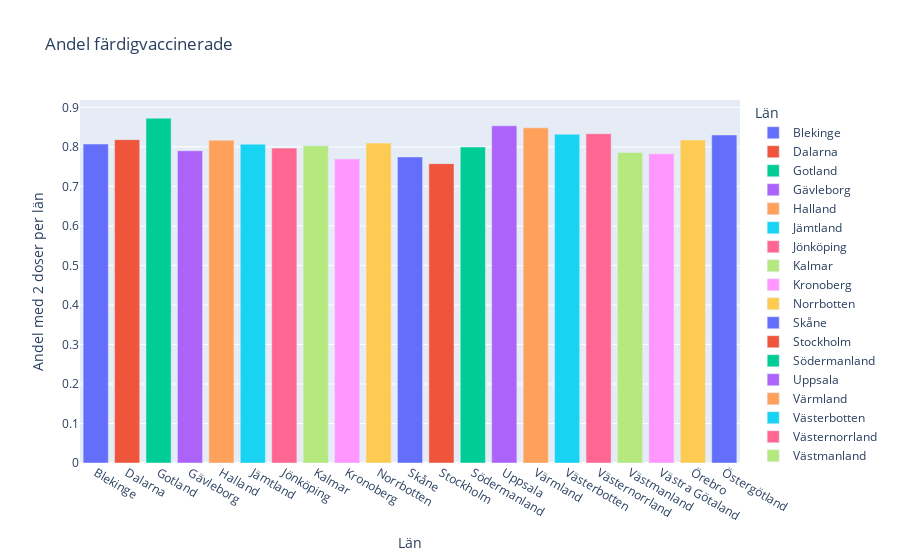

Notebook code for this chart:
### Code cell
fig2 = px.bar(vaccin_län, x="Län_namn", y="Andel färdigvaccinerade", color="Län_namn",
                  labels={"Län_namn":"Län", "Andel färdigvaccinerade": "Andel med 2 doser per län"},
                  title="Andel färdigvaccinerade")
fig2.show()
fig2.write_html("Visualiseringar/Uppgift2_Andel färdigvaccinerade.html")

### Figure 1 — Plotly figure (JSON) as saved in the notebook; plotly's stock layout.template omitted (floating-point values rounded to 4 significant figures)
{"data": [{"alignmentgroup": "True", "hovertemplate": "Län=%{x}<br>Andel med 2 doser per län=%{y}<extra></extra>", "legendgroup": "Blekinge", "marker": {"color": "#636efa", "pattern": {"shape": ""}}, "name": "Blekinge", "offsetgroup": "Blekinge", "orientation": "v", "showlegend": true, "textposition": "auto", "type": "bar", "x": ["Blekinge"], "xaxis": "x", "y": [0.8072], "yaxis": "y"}, {"alignmentgroup": "True", "hovertemplate": "Län=%{x}<br>Andel med 2 doser per län=%{y}<extra></extra>", "legendgroup": "Dalarna", "marker": {"color": "#EF553B", "pattern": {"shape": ""}}, "name": "Dalarna", "offsetgroup": "Dalarna", "orientation": "v", "showlegend": true, "textposition": "auto", "type": "bar", "x": ["Dalarna"], "xaxis": "x", "y": [0.8184], "yaxis": "y"}, {"alignmentgroup": "True", "hovertemplate": "Län=%{x}<br>Andel med 2 doser per län=%{y}<extra></extra>", "legendgroup": "Gotland", "marker": {"color": "#00cc96", "pattern": {"shape": ""}}, "name": "Gotland", "offsetgroup": "Gotland", "orientation": "v", "showlegend": true, "textposition": "auto", "type": "bar", "x": ["Gotland"], "xaxis": "x", "y": [0.8728], "yaxis": "y"}, {"alignmentgroup": "True", "hovertemplate": "Län=%{x}<br>Andel med 2 doser per län=%{y}<extra></extra>", "legendgroup": "Gävleborg", "marker": {"color": "#ab63fa", "pattern": {"shape": ""}}, "name": "Gävleborg", "offsetgroup": "Gävleborg", "orientation": "v", "showlegend": true, "textposition": "auto", "type": "bar", "x": ["Gävleborg"], "xaxis": "x", "y": [0.7902], "yaxis": "y"}, {"alignmentgroup": "True", "hovertemplate": "Län=%{x}<br>Andel med 2 doser per län=%{y}<extra></extra>", "legendgroup": "Halland", "marker": {"color": "#FFA15A", "pattern": {"shape": ""}}, "name": "Halland", "offsetgroup": "Halland", "orientation": "v", "showlegend": true, "textposition": "auto", "type": "bar", "x": ["Halland"], "xaxis": "x", "y": [0.8172], "yaxis": "y"}, {"alignmentgroup": "True", "hovertemplate": "Län=%{x}<br>Andel med 2 doser per län=%{y}<extra></extra>", "legendgroup": "Jämtland", "marker": {"color": "#19d3f3", "pattern": {"shape": ""}}, "name": "Jämtland", "offsetgroup": "Jämtland", "orientation": "v", "showlegend": true, "textposition": "auto", "type": "bar", "x": ["Jämtland"], "xaxis": "x", "y": [0.807], "yaxis": "y"}, {"alignmentgroup": "True", "hovertemplate": "Län=%{x}<br>Andel med 2 doser per län=%{y}<extra></extra>", "legendgroup": "Jönköping", "marker": {"color": "#FF6692", "pattern": {"shape": ""}}, "name": "Jönköping", "offsetgroup": "Jönköping", "orientation": "v", "showlegend": true, "textposition": "auto", "type": "bar", "x": ["Jönköping"], "xaxis": "x", "y": [0.797], "yaxis": "y"}, {"alignmentgroup": "True", "hovertemplate": "Län=%{x}<br>Andel med 2 doser per län=%{y}<extra></extra>", "legendgroup": "Kalmar", "marker": {"color": "#B6E880", "pattern": {"shape": ""}}, "name": "Kalmar", "offsetgroup": "Kalmar", "orientation": "v", "showlegend": true, "textposition": "auto", "type": "bar", "x": ["Kalmar"], "xaxis": "x", "y": [0.8027], "yaxis": "y"}, {"alignmentgroup": "True", "hovertemplate": "Län=%{x}<br>Andel med 2 doser per län=%{y}<extra></extra>", "legendgroup": "Kronoberg", "marker": {"color": "#FF97FF", "pattern": {"shape": ""}}, "name": "Kronoberg", "offsetgroup": "Kronoberg", "orientation": "v", "showlegend": true, "textposition": "auto", "type": "bar", "x": ["Kronoberg"], "xaxis": "x", "y": [0.7695], "yaxis": "y"}, {"alignmentgroup": "True", "hovertemplate": "Län=%{x}<br>Andel med 2 doser per län=%{y}<extra></extra>", "legendgroup": "Norrbotten", "marker": {"color": "#FECB52", "pattern": {"shape": ""}}, "name": "Norrbotten", "offsetgroup": "Norrbotten", "orientation": "v", "showlegend": true, "textposition": "auto", "type": "bar", "x": ["Norrbotten"], "xaxis": "x", "y": [0.8096], "yaxis": "y"}, {"alignmentgroup": "True", "hovertemplate": "Län=%{x}<br>Andel med 2 doser per län=%{y}<extra></extra>", "legendgroup": "Skåne", "marker": {"color": "#636efa", "pattern": {"shape": ""}}, "name": "Skåne", "offsetgroup": "Skåne", "orientation": "v", "showlegend": true, "textposition": "auto", "type": "bar", "x": ["Skåne"], "xaxis": "x", "y": [0.7746], "yaxis": "y"}, {"alignmentgroup": "True", "hovertemplate": "Län=%{x}<br>Andel med 2 doser per län=%{y}<extra></extra>", "legendgroup": "Stockholm", "marker": {"color": "#EF553B", "pattern": {"shape": ""}}, "name": "Stockholm", "offsetgroup": "Stockholm", "orientation": "v", "showlegend": true, "textposition": "auto", "type": "bar", "x": ["Stockholm"], "xaxis": "x", "y": [0.7577], "yaxis": "y"}, {"alignmentgroup": "True", "hovertemplate": "Län=%{x}<br>Andel med 2 doser per län=%{y}<extra></extra>", "legendgroup": "Södermanland", "marker": {"color": "#00cc96", "pattern": {"shape": ""}}, "name": "Södermanland", "offsetgroup": "Södermanland", "orientation": "v", "showlegend": true, "textposition": "auto", "type": "bar", "x": ["Södermanland"], "xaxis": "x", "y": [0.7998], "yaxis": "y"}, {"alignmentgroup": "True", "hovertemplate": "Län=%{x}<br>Andel med 2 doser per län=%{y}<extra></extra>", "legendgroup": "Uppsala", "marker": {"color": "#ab63fa", "pattern": {"shape": ""}}, "name": "Uppsala", "offsetgroup": "Uppsala", "orientation": "v", "showlegend": true, "textposition": "auto", "type": "bar", "x": ["Uppsala"], "xaxis": "x", "y": [0.8536], "yaxis": "y"}, {"alignmentgroup": "True", "hovertemplate": "Län=%{x}<br>Andel med 2 doser per län=%{y}<extra></extra>", "legendgroup": "Värmland", "marker": {"color": "#FFA15A", "pattern": {"shape": ""}}, "name": "Värmland", "offsetgroup": "Värmland", "orientation": "v", "showlegend": true, "textposition": "auto", "type": "bar", "x": ["Värmland"], "xaxis": "x", "y": [0.8483], "yaxis": "y"}, {"alignmentgroup": "True", "hovertemplate": "Län=%{x}<br>Andel med 2 doser per län=%{y}<extra></extra>", "legendgroup": "Västerbotten", "marker": {"color": "#19d3f3", "pattern": {"shape": ""}}, "name": "Västerbotten", "offsetgroup": "Västerbotten", "orientation": "v", "showlegend": true, "textposition": "auto", "type": "bar", "x": ["Västerbotten"], "xaxis": "x", "y": [0.832], "yaxis": "y"}, {"alignmentgroup": "True", "hovertemplate": "Län=%{x}<br>Andel med 2 doser per län=%{y}<extra></extra>", "legendgroup": "Västernorrland", "marker": {"color": "#FF6692", "pattern": {"shape": ""}}, "name": "Västernorrland", "offsetgroup": "Västernorrland", "orientation": "v", "showlegend": true, "textposition": "auto", "type": "bar", "x": ["Västernorrland"], "xaxis": "x", "y": [0.8335], "yaxis": "y"}, {"alignmentgroup": "True", "hovertemplate": "Län=%{x}<br>Andel med 2 doser per län=%{y}<extra></extra>", "legendgroup": "Västmanland", "marker": {"color": "#B6E880", "pattern": {"shape": ""}}, "name": "Västmanland", "offsetgroup": "Västmanland", "orientation": "v", "showlegend": true, "textposition": "auto", "type": "bar", "x": ["Västmanland"], "xaxis": "x", "y": [0.7859], "yaxis": "y"}, {"alignmentgroup": "True", "hovertemplate": "Län=%{x}<br>Andel med 2 doser per län=%{y}<extra></extra>", "legendgroup": "Västra Götaland", "marker": {"color": "#FF97FF", "pattern": {"shape": ""}}, "name": "Västra Götaland", "offsetgroup": "Västra Götaland", "orientation": "v", "showlegend": true, "textposition": "auto", "type": "bar", "x": ["Västra Götaland"], "xaxis": "x", "y": [0.7824], "yaxis": "y"}, {"alignmentgroup": "True", "hovertemplate": "Län=%{x}<br>Andel med 2 doser per län=%{y}<extra></extra>", "legendgroup": "Örebro", "marker": {"color": "#FECB52", "pattern": {"shape": ""}}, "name": "Örebro", "offsetgroup": "Örebro", "orientation": "v", "showlegend": true, "textposition": "auto", "type": "bar", "x": ["Örebro"], "xaxis": "x", "y": [0.8177], "yaxis": "y"}, {"alignmentgroup": "True", "hovertemplate": "Län=%{x}<br>Andel med 2 doser per län=%{y}<extra></extra>", "legendgroup": "Östergötland", "marker": {"color": "#636efa", "pattern": {"shape": ""}}, "name": "Östergötland", "offsetgroup": "Östergötland", "orientation": "v", "showlegend": true, "textposition": "auto", "type": "bar", "x": ["Östergötland"], "xaxis": "x", "y": [0.8302], "yaxis": "y"}], "layout": {"barmode": "relative", "legend": {"title": {"text": "Län"}, "tracegroupgap": 0}, "title": {"text": "Andel färdigvaccinerade"}, "xaxis": {"anchor": "y", "categoryarray": ["Blekinge", "Dalarna", "Gotland", "Gävleborg", "Halland", "Jämtland", "Jönköping", "Kalmar", "Kronoberg", "Norrbotten", "Skåne", "Stockholm", "Södermanland", "Uppsala", "Värmland", "Västerbotten", "Västernorrland", "Västmanland", "Västra Götaland", "Örebro", "Östergötland"], "categoryorder": "array", "domain": [0, 1], "title": {"text": "Län"}}, "yaxis": {"anchor": "x", "domain": [0, 1], "title": {"text": "Andel med 2 doser per län"}}}}
